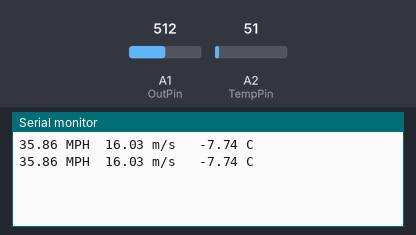
The sketch below on a simulated Arduino Uno, built with avr-gcc and run on an emulated ATmega328P. Shown: the last lines printed to the serial monitor. Inputs (shaded band) come from the test bench; at power-on: A1 (OutPin) = 512, A2 (TempPin) = 51.

Above: at 1.5 s.
1.6 s: A1 (OutPin) set to 279
At 1.6 s:
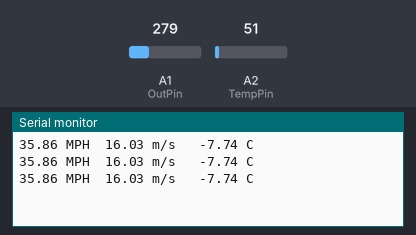
3.1 s: A1 (OutPin) set to 254
At 4.4 s:
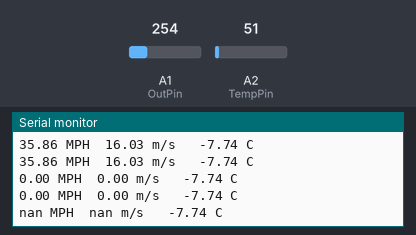

Measured:
- the behaviour switches between 264 and 263 on A1 (OutPin) (found by bisection; images 1 and 2)
- after the input at 3.1 s, the serial monitor: prints a new line after 0.66 s (image 2)

The sketch:

windFabricante.ino
```cpp
/* A demo sketch for the Modern Device Rev P Wind Sensor
* Requires a Wind Sensor Rev P from Modern Device
* http://moderndevice.com/product/wind-sensor-rev-p/
*
* The Rev P requires at least at least an 8 volt supply. The easiest way to power it
* if you are using an Arduino is to use a 9 volt or higher supply on the external power jack
* and power the sensor from Vin.
*
* Hardware hookup
* Sensor     Arduino Pin
* Ground     Ground
* +10-12V      Vin
* Out          A0
* TMP          A2
*
* Paul Badger 2014
* code in the public domain
*/

//RANGO DE: 0 a 150(MPH) o 0 a 67.056(m/s)

const int OutPin  = A1;   // wind sensor analog pin  hooked up to Wind P sensor "OUT" pin
const int TempPin = A2;   // temp sesnsor analog pin hooked up to Wind P sensor "TMP" pin


void setup() {
    Serial.begin(9600);
}

void loop() {

    // read wind
    int windADunits = analogRead(OutPin);
 //Serial.print("RW ");   // print raw A/D for debug
    // Serial.print(windADunits);
    // Serial.print("\t");


    // wind formula derived from a wind tunnel data, annemometer and some fancy Excel regressions
    // this scalin doesn't have any temperature correction in it yet
    float windMPH =  pow((((float)windADunits - 264.0) / 85.6814), 3.36814);
    Serial.print(windMPH);
    Serial.print(" MPH\t");
    //Conversión a m/s
    float windMPS = windMPH * 0.44704;
    Serial.print(windMPS);
    Serial.print(" m/s\t ");


    // temp routine and print raw and temp C
    int tempRawAD = analogRead(TempPin);
    // Serial.print("RT ");    // print raw A/D for debug
    // Serial.print(tempRawAD);
    // Serial.print("\t");

    // convert to volts then use formula from datatsheet
    // Vout = ( TempC * .0195 ) + .400
    // tempC = (Vout - V0c) / TC   see the MCP9701 datasheet for V0c and TC

    float tempC = ((((float)tempRawAD * 5.0) / 1024.0) - 0.400) / .0195;
    Serial.print(tempC);
    Serial.println(" C");
    delay(750);
}
```
